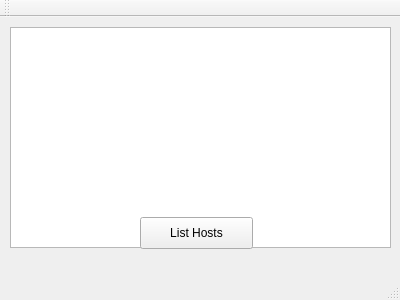
<?xml version="1.0" encoding="UTF-8"?>
<ui version="4.0">
 <class>MainWindow</class>
 <widget class="QMainWindow" name="MainWindow">
  <property name="geometry">
   <rect>
    <x>0</x>
    <y>0</y>
    <width>400</width>
    <height>300</height>
   </rect>
  </property>
  <property name="windowTitle">
   <string>MainWindow</string>
  </property>
  <widget class="QWidget" name="centralWidget">
   <widget class="QTextEdit" name="textEdit">
    <property name="geometry">
     <rect>
      <x>10</x>
      <y>10</y>
      <width>381</width>
      <height>221</height>
     </rect>
    </property>
   </widget>
   <widget class="QPushButton" name="pushButton">
    <property name="geometry">
     <rect>
      <x>140</x>
      <y>200</y>
      <width>113</width>
      <height>32</height>
     </rect>
    </property>
    <property name="text">
     <string>List Hosts</string>
    </property>
   </widget>
  </widget>
  <widget class="QMenuBar" name="menuBar">
   <property name="geometry">
    <rect>
     <x>0</x>
     <y>0</y>
     <width>400</width>
     <height>22</height>
    </rect>
   </property>
  </widget>
  <widget class="QToolBar" name="mainToolBar">
   <attribute name="toolBarArea">
    <enum>TopToolBarArea</enum>
   </attribute>
   <attribute name="toolBarBreak">
    <bool>false</bool>
   </attribute>
  </widget>
  <widget class="QStatusBar" name="statusBar"/>
 </widget>
 <layoutdefault spacing="6" margin="11"/>
 <resources/>
 <connections/>
</ui>
